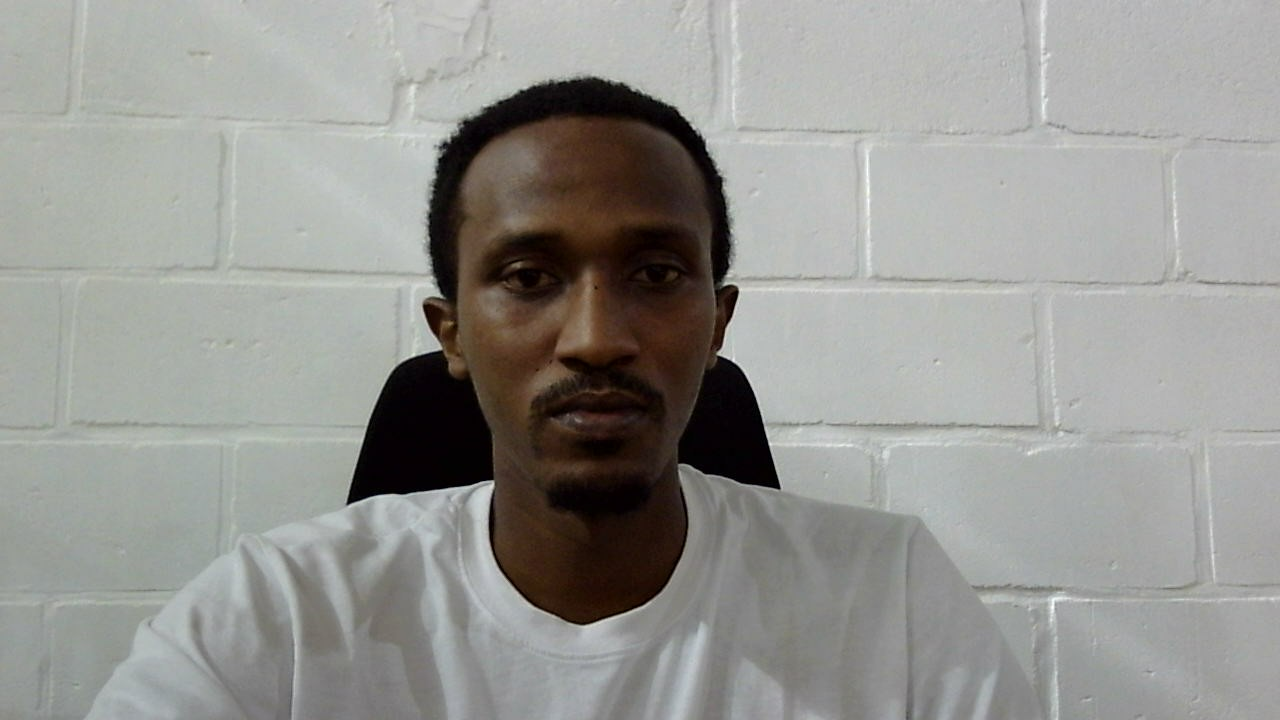
#> input picture data/images/member1/member1_neutral.jpg, 1280 x 720 px
$ jupyter execute --allow-errors TASK2_IMAGE_PROCESSING.ipynb
#> lines starting #> are read from the running program, lines starting #| are printed output that depends on the picture
# TASK 2: Image Data Collection, Processing & Facial Recognition Model

**Goal:** Collect facial images per group member, apply augmentations, extract features, and build a facial recognition model.

**Pipeline:**
1. Image Collection (3 expressions per member: neutral, smiling, surprised)
2. Display & Inspect Images
3. Augmentation (rotation, flipping, grayscale)
4. Feature Extraction (histograms + HOG embeddings)
5. Save `image_features.csv`
6. Train & Evaluate Facial Recognition Model

[cell 1]
import os
import numpy as np
import pandas as pd
import matplotlib.pyplot as plt
import cv2
from PIL import Image, ImageDraw, ImageFont, ImageFilter
from sklearn.model_selection import train_test_split
from sklearn.ensemble import RandomForestClassifier
from sklearn.linear_model import LogisticRegression
from sklearn.metrics import accuracy_score, f1_score, classification_report, confusion_matrix, log_loss
from sklearn.preprocessing import LabelEncoder
import warnings
warnings.filterwarnings('ignore')

# Ensure working directory is the project root (not notebooks/)
if os.path.basename(os.getcwd()) == 'notebooks':
    os.chdir('..')
print(f"Working directory: {os.getcwd()}")

plt.style.use('seaborn-v0_8-darkgrid')
print("Libraries loaded successfully")

## 1. Image Collection Structure

Each group member submits 3 facial images with different expressions:
- **Neutral** — relaxed face
- **Smiling** — happy expression
- **Surprised** — wide eyes / open mouth

**Group Members:**
| Member ID | Name | Images |
|-----------|------|--------|
| 1 | Josue | neutral, smiling, surprised |
| 2 | Bonaparte | neutral (serious), smiling, surprised (amazed) |
| 3 | Yunis | neutral (serious), smiling, surprised |
| 4 | Preye | neutral, smiling, surprised |

**Naming convention:** `member{N}_{expression}.jpg`

**Directory layout:**
```
data/images/
├── member1/   (Josue)
├── member2/   (Bonaparte)
├── member3/   (Yunis)
├── member4/   (Preye)
└── augmented/  (all augmented outputs)
```

[cell 2]
# All members have real facial images — no synthetic generation needed
# Images were collected from each group member and placed in:
#   data/images/member{N}/member{N}_{expression}.jpg

expressions = ['neutral', 'smiling', 'surprised']
members = [1, 2, 3, 4]
member_names = {1: 'Josue', 2: 'Bonaparte', 3: 'Yunis', 4: 'Preye'}
image_dir = 'data/images'

# Verify all images exist
missing = []
for member in members:
    for expr in expressions:
        filepath = os.path.join(image_dir, f'member{member}', f'member{member}_{expr}.jpg')
        if not os.path.exists(filepath):
            missing.append(filepath)

if missing:
    print("WARNING - Missing images:")
    for f in missing:
        print(f"  {f}")
#> further down, img is the input picture: shape (720, 1280, 3); mean B, G, R 145.9, 149.8, 150
#| Josue (Member 1): 1280x720px, 3 channels, dtype=uint8
else:
    print(f"All {len(members) * len(expressions)} member images verified:")
    for member in members:
        sizes = []
        for expr in expressions:
            fp = os.path.join(image_dir, f'member{member}', f'member{member}_{expr}.jpg')
            size_kb = os.path.getsize(fp) / 1024
            sizes.append(f"{expr} ({size_kb:.0f}KB)")
        print(f"  Member {member} ({member_names[member]}): {', '.join(sizes)}")

## 2. Load & Display Sample Images

Display all group members' facial images in a grid layout with labels showing member name and expression.

[cell 3]
# Load and display all member images in a grid
fig, axes = plt.subplots(4, 3, figsize=(12, 16))
fig.suptitle('Group Member Facial Images', fontsize=16, fontweight='bold')

#> (the rest of this cell did not finish here and is left out)

## 3. Image Augmentation

We apply **3 augmentations** per image to increase dataset diversity and model robustness:

1. **Rotation** — Rotate by +15 and -15 degrees (simulates head tilt)
2. **Horizontal Flip** — Mirror the image (simulates camera angle variation)
3. **Grayscale** — Convert to grayscale (simulates lighting variation)

This ensures **at least 2 augmentations per image** as required by the rubric.

[cell 4]
def rotate_image(img, angle):
    """Rotate image by given angle (degrees) with border padding."""
#> called with angle = 15
    h, w = img.shape[:2]
#> h = 720; w = 1280
    center = (w // 2, h // 2)
#> center = (640, 360)
    matrix = cv2.getRotationMatrix2D(center, angle, 1.0)
    rotated = cv2.warpAffine(img, matrix, (w, h), borderMode=cv2.BORDER_REFLECT)
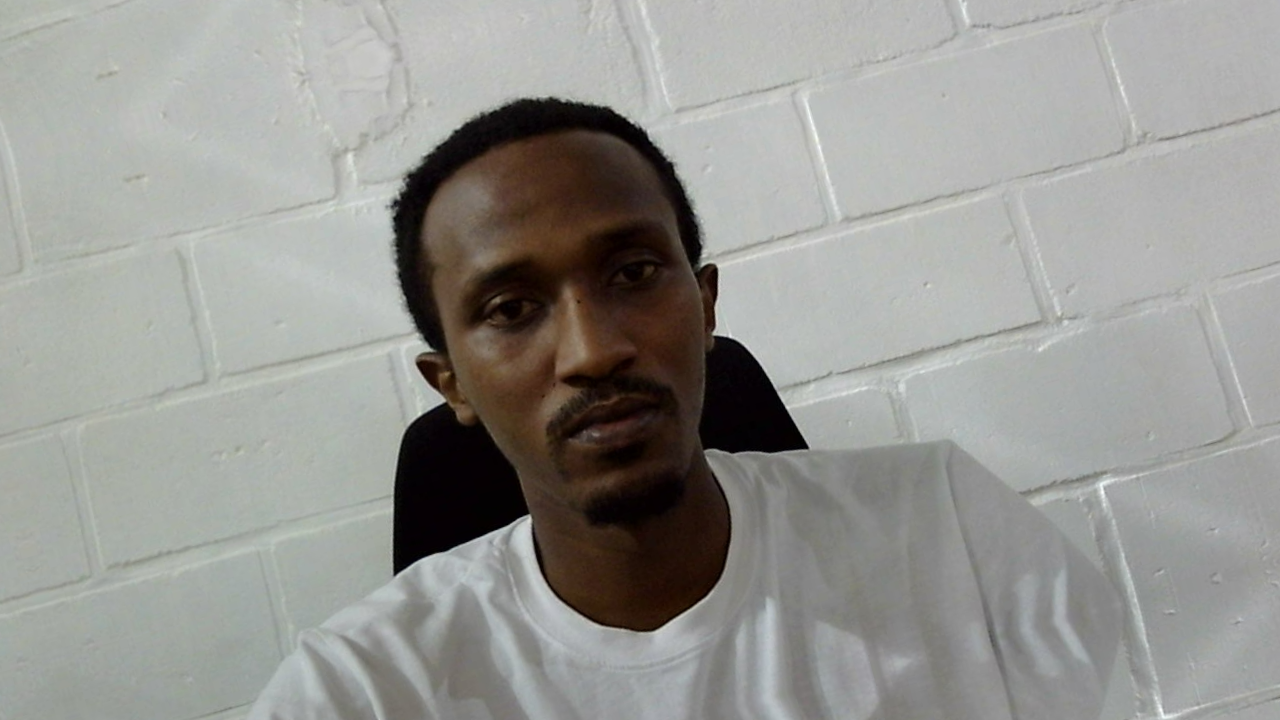
#> rotated: shape (720, 1280, 3); mean B, G, R 146.1, 150.2, 150.2
    return rotated

def flip_image(img, direction='horizontal'):
    """Flip image horizontally (mirror) or vertically."""
#> called with direction = 'horizontal'
    if direction == 'horizontal':
        return cv2.flip(img, 1)
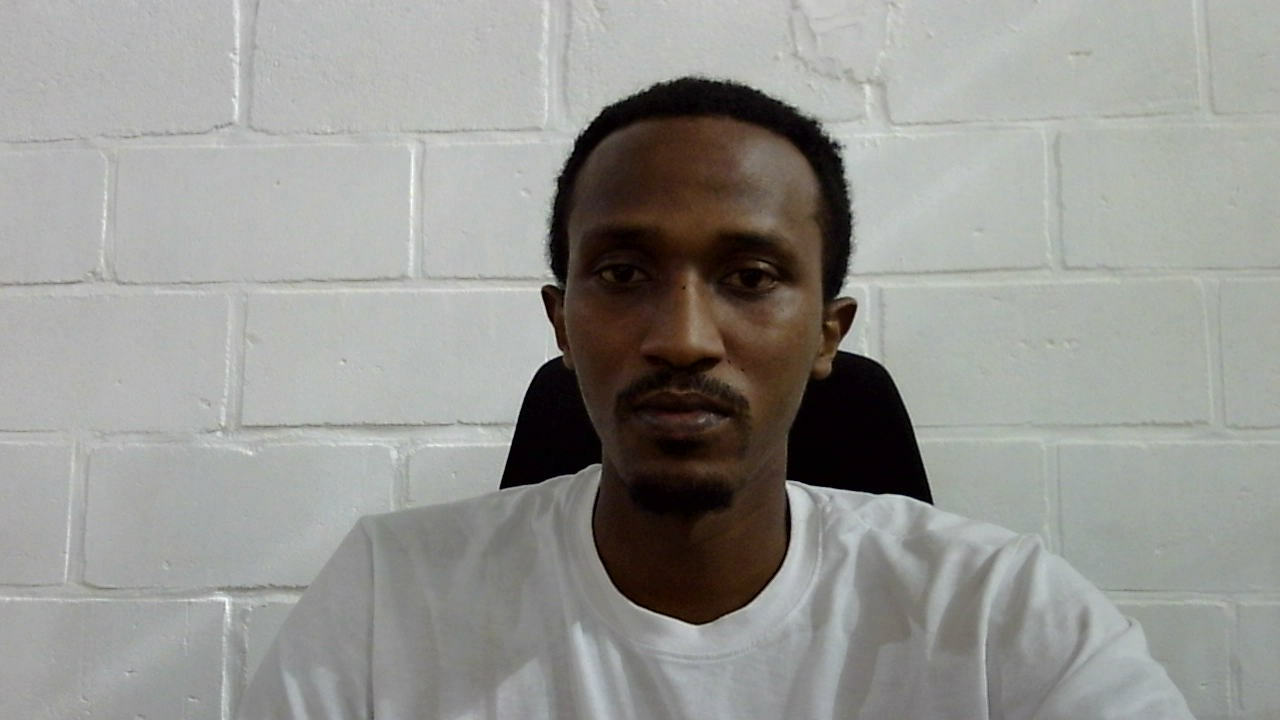
#> returned value: shape (720, 1280, 3); mean of channels 0, 1, 2 145.9, 149.8, 150; drawn as B, G, R
    return cv2.flip(img, 0)

def to_grayscale(img):
    """Convert to grayscale and back to 3-channel for consistency."""
    gray = cv2.cvtColor(img, cv2.COLOR_BGR2GRAY)
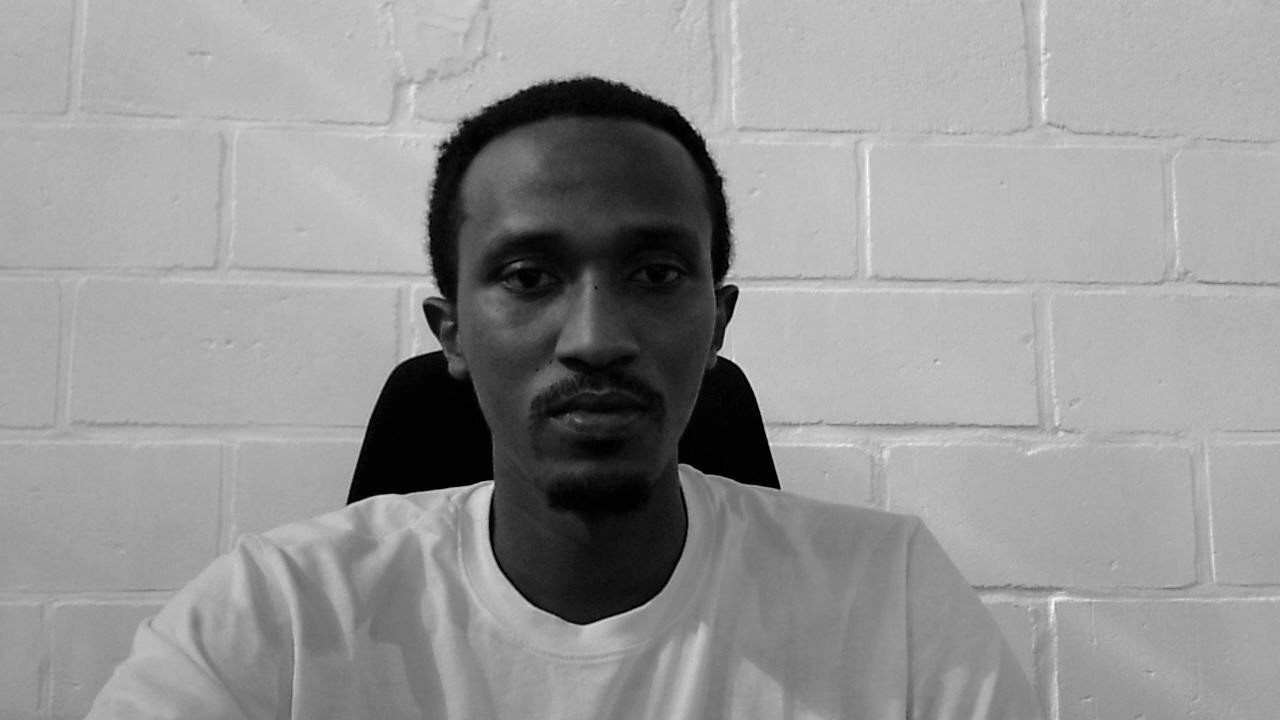
#> gray: shape (720, 1280); min 0, max 255, mean 149.4
    return cv2.cvtColor(gray, cv2.COLOR_GRAY2BGR)

# Demonstrate augmentations on one sample image
sample_path = os.path.join(image_dir, 'member1', 'member1_neutral.jpg')
sample_img = cv2.imread(sample_path)
sample_rgb = cv2.cvtColor(sample_img, cv2.COLOR_BGR2RGB)

augmentations = {
    'Original': sample_rgb,
    'Rotated +15': cv2.cvtColor(rotate_image(sample_img, 15), cv2.COLOR_BGR2RGB),
    'Rotated -15': cv2.cvtColor(rotate_image(sample_img, -15), cv2.COLOR_BGR2RGB),
    'Flipped H': cv2.cvtColor(flip_image(sample_img, 'horizontal'), cv2.COLOR_BGR2RGB),
    'Grayscale': cv2.cvtColor(to_grayscale(sample_img), cv2.COLOR_BGR2RGB),
}

fig, axes = plt.subplots(1, 5, figsize=(18, 4))
fig.suptitle('Augmentation Demo (Member 1 - Neutral)', fontsize=14, fontweight='bold')
for ax, (title, aug_img) in zip(axes, augmentations.items()):
    ax.imshow(aug_img)
    ax.set_title(title)
    ax.axis('off')
#> this loop made 5 passes
#> title on passes 1 to 5: 'Original', 'Rotated +15', 'Rotated -15', 'Flipped H', 'Grayscale'
plt.tight_layout()
plt.savefig('outputs/augmentation_demo.png', dpi=150, bbox_inches='tight')
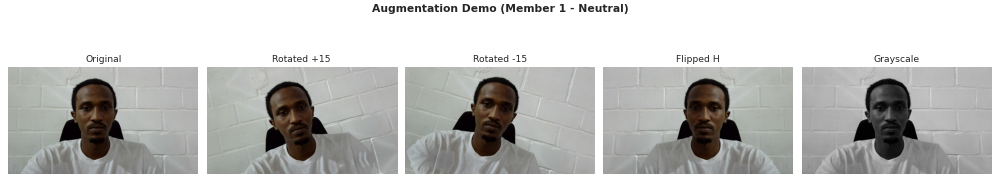
#> figure drawn by matplotlib, 5 panels
#> the loop `for aug_name, aug_func in augmentation_pipeline:` made 3 passes
#> after the loop `for aug_name, aug_func in augmentation_pipeline:`: all_images = 4 items
plt.show()
print("Augmentation functions defined and demonstrated")

### 3.1 Apply Augmentation Pipeline to All Images

For each member's 3 images, we apply rotation (+15), horizontal flip, and grayscale — producing 3 augmented versions per original image (36 augmented + 12 original = 48 total images).

[cell 5]
augmented_dir = os.path.join(image_dir, 'augmented')
os.makedirs(augmented_dir, exist_ok=True)

# Track all images (original + augmented) with metadata
all_images = []

augmentation_pipeline = [
    ('rotated_15', lambda img: rotate_image(img, 15)),
    ('flipped', lambda img: flip_image(img, 'horizontal')),
    ('grayscale', lambda img: to_grayscale(img)),
]

#> (the rest of this cell did not finish here and is left out)

## 4. Feature Extraction

We extract two types of features from each image:

### 4.1 Color Histograms
- Compute RGB color histograms (32 bins per channel = 96 features)
- Captures the overall color distribution of each face

### 4.2 HOG (Histogram of Oriented Gradients) Embeddings
- Extracts edge and texture patterns from grayscale images
- Captures facial structure (eyes, nose, mouth shapes)
- Resized to 64x64 for consistent feature length

[cell 6]
def extract_color_histogram(img, bins=32):
    """Extract flattened RGB color histogram features."""
#> called with bins = 32
    features = []
    for channel in range(3):  # B, G, R
        hist = cv2.calcHist([img], [channel], None, [bins], [0, 256])
        hist = cv2.normalize(hist, hist).flatten()
        features.extend(hist)
#> after the loop, features = 96 values, max 0.633 at index 55, min 5.62e-05 at index 95, mean 0.0942
    return features  # 32 * 3 = 96 features

def extract_hog_features(img, target_size=(64, 64)):
    """Extract HOG (Histogram of Oriented Gradients) features."""
    gray = cv2.cvtColor(img, cv2.COLOR_BGR2GRAY)
    resized = cv2.resize(gray, target_size)

    # HOG parameters
    win_size = target_size
    block_size = (16, 16)
    block_stride = (8, 8)
    cell_size = (8, 8)
    n_bins = 9

    hog = cv2.HOGDescriptor(win_size, block_size, block_stride, cell_size, n_bins)
    features = hog.compute(resized)
    return features.flatten()

# Test on a sample image
sample_img = cv2.imread(os.path.join(image_dir, 'member1', 'member1_neutral.jpg'))
hist_features = extract_color_histogram(sample_img)
#> hist_features has the same summary as features in extract_color_histogram
hog_features = extract_hog_features(sample_img)
#> in extract_hog_features, `resized = cv2.resize(gray, target_size)`:
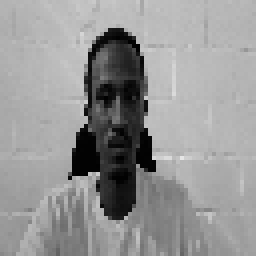
#> resized: shape (64, 64) (shown 4 times larger); min 1, max 229, mean 149.5
#> in extract_hog_features, `features = hog.compute(resized)`: features = 1764 values, max 0.379 at index 306, min 0.00392 at index 412, mean 0.144
#> hog_features has the same summary as features in extract_hog_features

print(f"Color histogram features: {len(hist_features)}")
#| Color histogram features: 96
print(f"HOG features: {len(hog_features)}")
#| HOG features: 1764
print(f"Total features per image: {len(hist_features) + len(hog_features)}")
#| Total features per image: 1860

[cell 7]
# Extract features from ALL images (original + augmented)
feature_rows = []

#> (the rest of this cell did not finish here and is left out)

## 5. Save image_features.csv

Save the combined histogram + HOG features with metadata to `data/processed/image_features.csv` for use in the facial recognition model and system integration.

[cell 8]
# Save to CSV
output_path = 'data/processed/image_features.csv'
os.makedirs('data/processed', exist_ok=True)
#> (the rest of this cell did not finish here and is left out)

## 6. Facial Recognition Model

**Objective:** Train a model to predict which group member (member_id) a face image belongs to.

**Approach:**
- Use the extracted histogram + HOG features as input
- Target: `member_id` (4-class classification: member 1, 2, 3, 4)
- Models: Random Forest and Logistic Regression (compare both)
- Evaluation: Accuracy, F1-Score (weighted), Log Loss
- The model will also be used to detect **unauthorized users** (faces not in the training set)

**Train/Test Split:** 80/20 stratified by member_id

#> (a cell that did not finish here is left out)

[cell 10]
# Train Random Forest
rf_model = RandomForestClassifier(n_estimators=100, random_state=42, class_weight='balanced')
#> (the rest of this cell did not finish here and is left out)

[cell 11]
# Train Logistic Regression
lr_model = LogisticRegression(max_iter=1000, random_state=42, class_weight='balanced', multi_class='multinomial')
#> (the rest of this cell did not finish here and is left out)

[cell 12]
# Model Comparison Summary
print("=" * 50)
print("MODEL COMPARISON SUMMARY")
print("=" * 50)
#> (the rest of this cell did not finish here and is left out)

[cell 13]
# Confusion Matrix Visualization
fig, axes = plt.subplots(1, 2, figsize=(14, 5))
#> (the rest of this cell did not finish here and is left out)

## 7. Save Model

Save the best-performing facial recognition model to `models/facial_recognition_model.pkl` for use in the CLI system simulation (Person 4).

[cell 14]
import pickle

os.makedirs('models', exist_ok=True)
model_path = 'models/facial_recognition_model.pkl'

# Save best model along with metadata needed for prediction
#> (the rest of this cell did not finish here and is left out)

## 8. Unauthorized Face Simulation Demo

Demonstrate how the model handles an unknown face (not in the training data). This simulates an unauthorized access attempt.

[cell 15]
# Load the unauthorized face image (a real person NOT in the group)
unauthorized_path = 'data/images/unauthorized_face.jpg'
unauthorized_cv = cv2.imread(unauthorized_path)
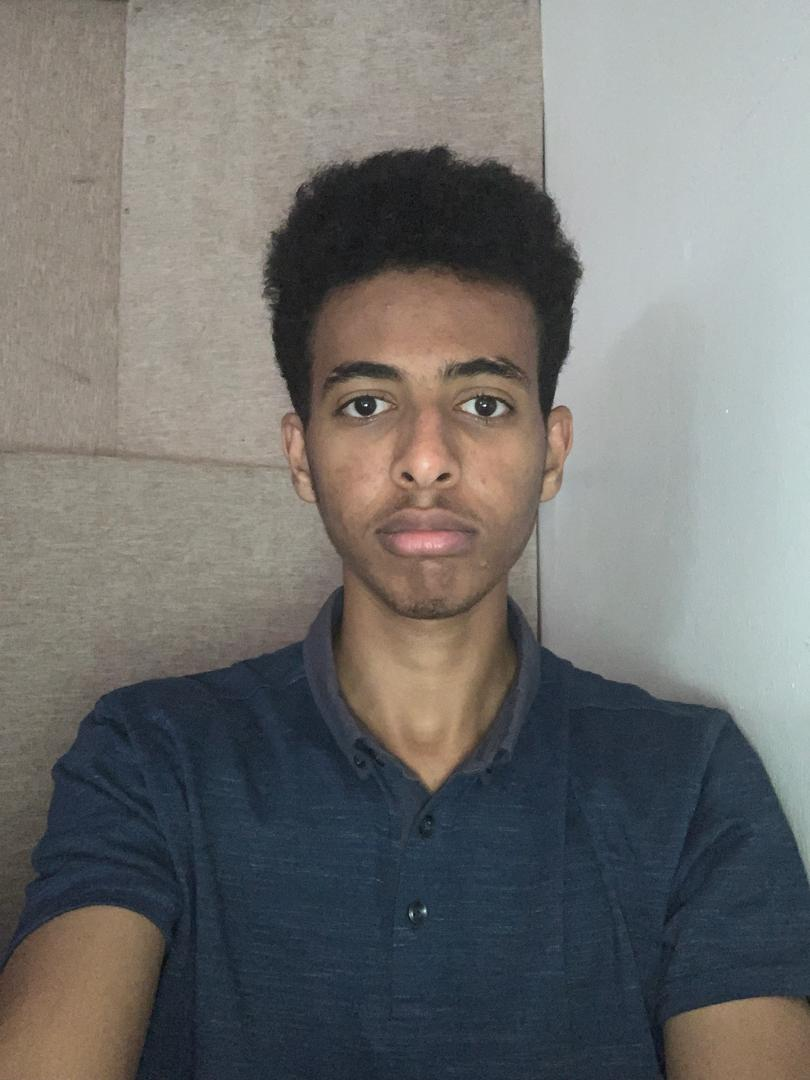
#> input picture data/images/unauthorized_face.jpg, 810 x 1080 px
#> unauthorized_cv is the input picture: shape (1080, 810, 3); mean B, G, R 111.8, 113.9, 114.4

print(f"Unauthorized face image: {unauthorized_cv.shape[1]}x{unauthorized_cv.shape[0]}px")
#| Unauthorized face image: 810x1080px

# Extract features from unauthorized face
unauth_hist = extract_color_histogram(unauthorized_cv)
#> unauth_hist = 96 values, max 0.581 at index 68, min 0 at index 0, mean 0.121
unauth_hog = extract_hog_features(unauthorized_cv)
#> call 2 of extract_hog_features, with target_size = (64, 64)
#> in extract_hog_features (call 2), `resized = cv2.resize(gray, target_size)`:
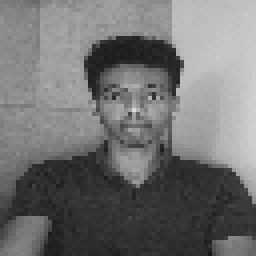
#> resized: shape (64, 64) (shown 4 times larger); min 24, max 217, mean 113.7
#> in extract_hog_features (call 2), `features = hog.compute(resized)`: features = 1764 values, max 0.404 at index 1268, min 0.000353 at index 1614, mean 0.143
#> unauth_hog has the same summary as features in extract_hog_features
unauth_features = np.array(unauth_hist + list(unauth_hog)).reshape(1, -1)

# Predict using the model
#> (the rest of this cell did not finish here and is left out)
